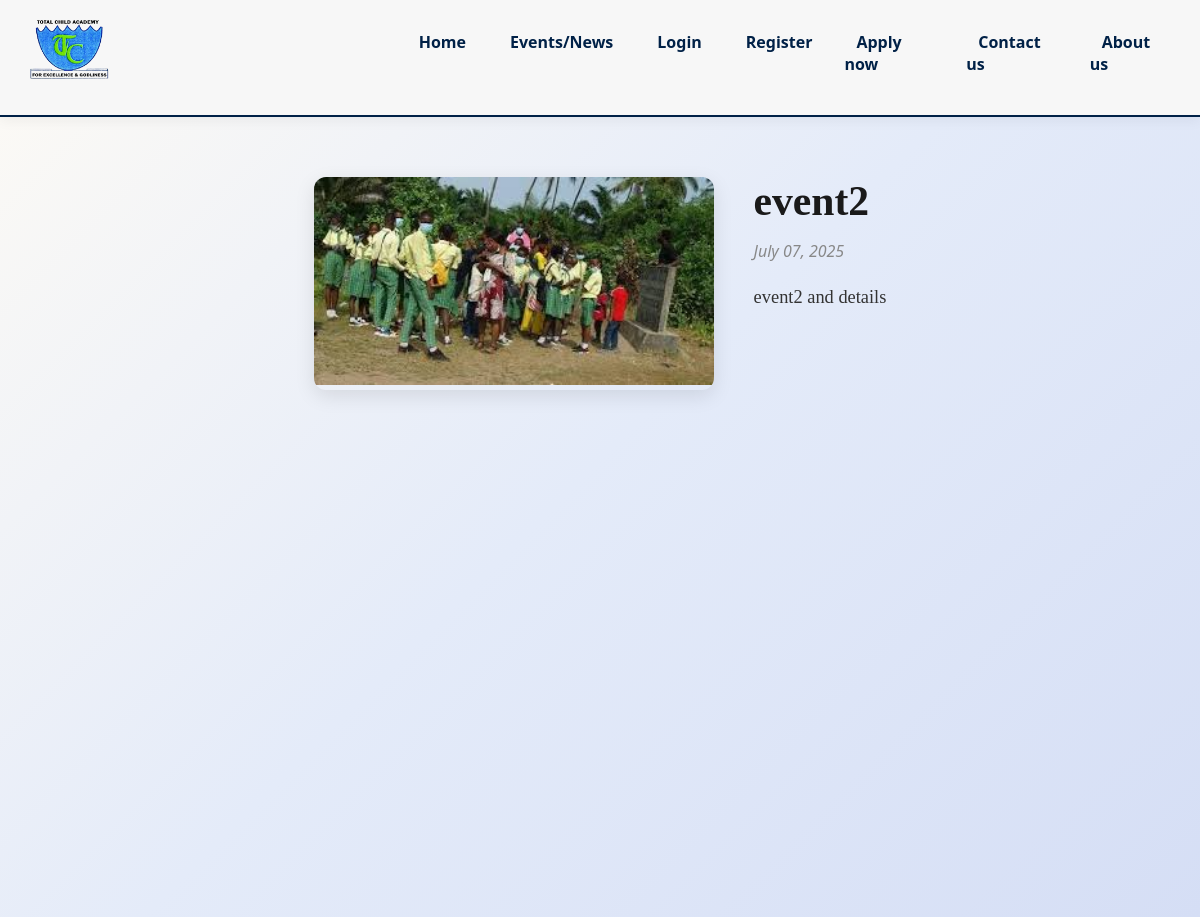
The app's page /events/event2/ with its own data.
### core/models.py (models this page shows, shortened)
class Event(models.Model):
    title = models.CharField(max_length=255)
    slug = models.SlugField(unique=True, blank=True, null=True)
    body = models.TextField()
    image = models.ImageField(upload_to='events/', blank=True, null=True)
    date_posted = models.DateTimeField(auto_now_add=True)
    class Meta:
        ordering = ['-date_posted']

### core/views.py (the view)
# urls.py: path('events/<slug:slug>/', views.event_detail_view, name='event_detail'),
def event_detail_view(request, slug):
    event = get_object_or_404(Event, slug=slug)
    return render(request, 'core/event_detail.html', {'event': event})

### core/templates/core/event_detail.html
{% extends 'core/base.html' %}
{% load static %}
{% block content %}
<section class="event-detail-section">
    {% if event.image %}
    <div class="event-detail-image-wrapper">
      <img src="{{ event.image.url }}" alt="{{ event.title }}" class="event-detail-image">
    </div>
    {% endif %}
    <div class="event-details-content">
            <h1 class="event-title">{{ event.title }}</h1>
            <p class="event-date">{{ event.date_posted|date:"F d, Y" }}</p>
            <div class="event-body">
                {{ event.body|linebreaks }}
            </div>
    </div>
</section>
{% endblock %}

### records on screen
Event: image (picture), title "event2", date_posted "July 07, 2025", body "event2 and details"
